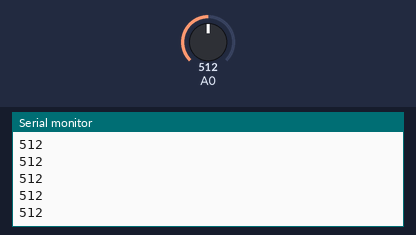
Recording of a sketch running on a simulated Arduino Uno, built with avr-gcc and run on an emulated ATmega328P. Shown: the last lines printed to the serial monitor. The inputs (shaded band) are chosen by the test bench; at power-on: A0 = 512.

Above: at 1.2 s.
1.3 s: A0 set to 716
At 2.1 s:
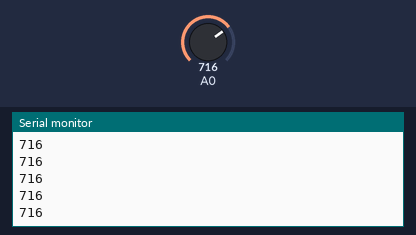
2.8 s: A0 set to 900
At 3.3 s:
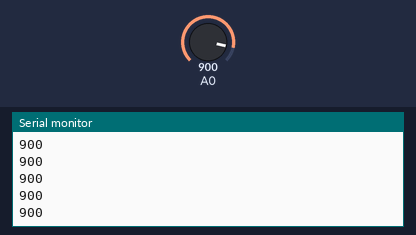
Timing chart, 0 to 5.8 s (numbered marks = the images above; inputs shaded):
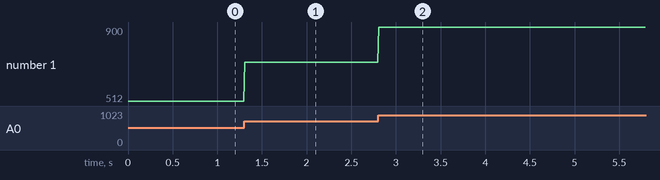

Measured:
- after the input at 1.3 s, the serial monitor: prints a new line at once (image 1)
- after the input at 2.8 s, the serial monitor: prints a new line at once (image 2)
- plotted number 1: 512 → 716 after the input at 1.3 s, 716 → 900 after the input at 2.8 s

The sketch:

tinkerkit_hallsensor_basic.ino
```cpp
//#include <TinkerKit.h>

//#define LED_ON A023
//#define LED_OFF 0

// create hall sensor objects
//TKHallSensor hs0(I0);
//TKHallSensor hs1(I1);

// button to stop collecting data
//TKButton stopButton(I2);

// LED to indicate status
//TKLed //statusLED(O0);

long h0=0;

void setup() {
  // put your setup code here, to run once:
  Serial.begin(9600);
  pinMode(A0,INPUT);
}

void loop() {
  //statusLED.on();
 // Serial.println("Starting read");
  // Read sensor values and print it
  h0 = analogRead(A0);
  Serial.println(h0);
  // delay of A0 ms between reads
  delay(10);
}
```
